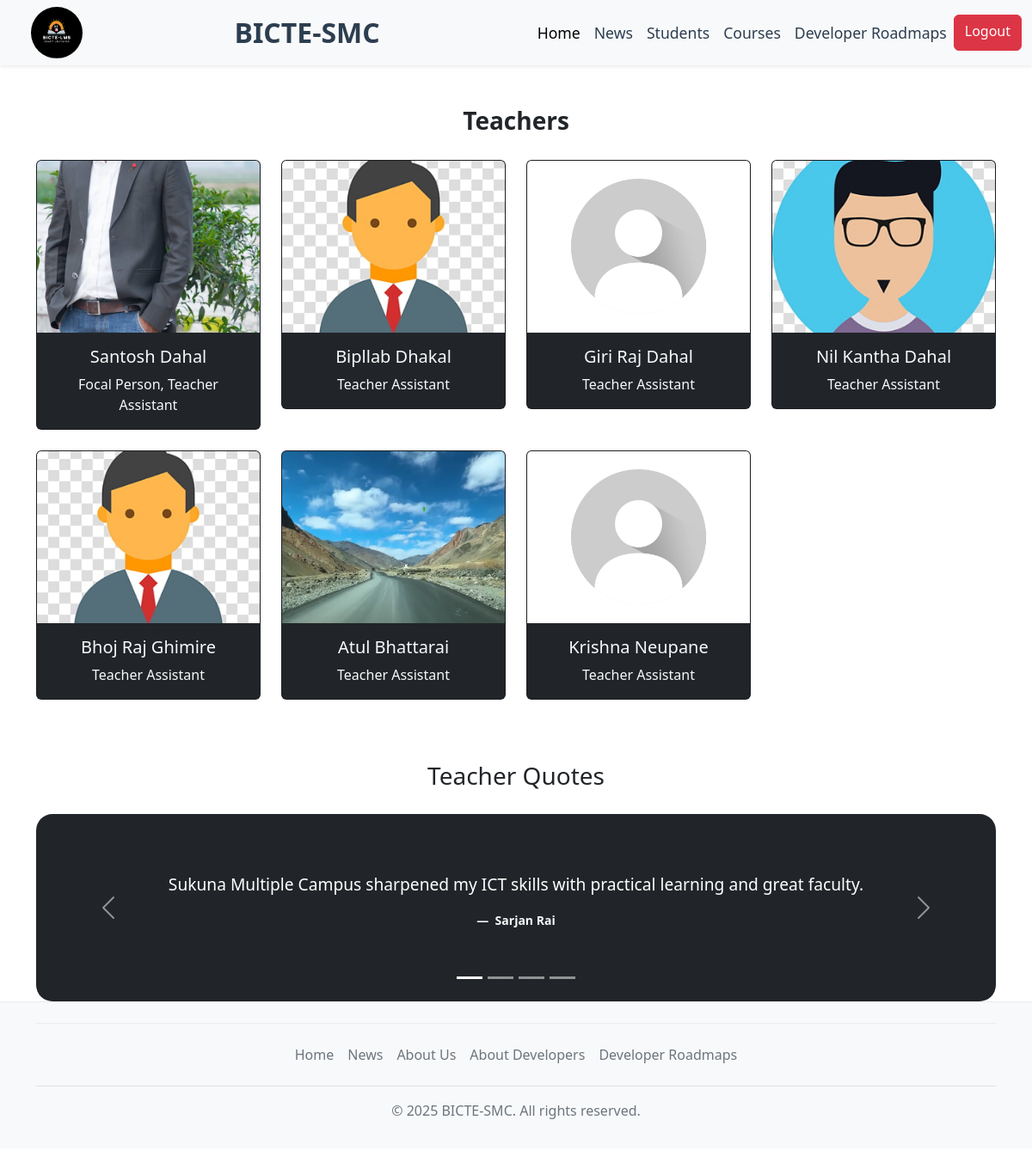
/api/all-teacher-list/ (signed in), run on the app's committed database.
### main/models.py (models this page shows, shortened)
class Teacher(models.Model):
    GENDER_CHOICES = [
        ('male', 'Male'),
        ('female', 'Female'),
        ('other', 'Other'),
    ]
    profile_picture = models.ImageField(upload_to='teacher_pics/', null=True, blank=True, default='images/default_profile_image.jpg')
    t_full_name = models.CharField(max_length=50)
    designation = models.CharField(max_length=100, default='Teacher Assistant')
    t_email = models.EmailField(max_length=100, unique=True)
    t_password = models.CharField(max_length=255)
    t_phone_number = models.CharField(max_length=40)
    t_address = models.CharField(max_length=100)
    hire_date = models.DateField()
    gender = models.CharField(max_length=10,choices=GENDER_CHOICES, verbose_name="Gender",
        default='male')
    class Meta:
        verbose_name = "Teacher"
        verbose_name_plural = "Teachers"

### main/views.py (the view)
# urls.py: path('all-teacher-list/', views.AllTeacherList.as_view(), name='all-teacher-list'),
class AllTeacherList(View):
    @method_decorator(login_required)
    @method_decorator(user_passes_test(is_superuser))
    def get(self, request, *args, **kwargs):
        teachers = Teacher.objects.all()
        return render(request, 'teacher_template/all_teacher_list.html', {'teachers': teachers})

### main/views.py (called while the page is built)
def is_superuser(user):
    return user.is_authenticated and user.is_superuser

### templates/teacher_template/all_teacher_list.html (shortened to what this page needs)
{% extends "base_template/main.html" %} {% load static %} {% block title %} Teacher List - BICTESMC{% endblock %} {% block content %}
<div class="container mt-4">
    <h3 class="pb-1 mb-4 mt-5 text-center fw-bold animate__animated animate__fadeInDown">
        Teachers
    </h3>
    <div class="row md-4">
        {% for teacher in teachers %}
        <div class="col-md-3 mb-4">
            <div class="card teacher-card animate__animated animate__fadeInUp bg-dark">
                <a href="#">
                    <div class="image-container">
                        {% if teacher.profile_picture %}
                        <img src="{{ teacher.profile_picture.url }}" class="card-img-top teacher-image" alt="{{ teacher.t_full_name }}" /> {% else %}
                        <img src="{% static 'images/default_profile_image.jpg' %}" class="card-img-top teacher-image" alt="No Image" /> {% endif %}
                    </div>
                </a>
                <div class="card-body text-light">
                    <h5 class="card-title text-center">
                        <a href="#" class="text-light teacher-name">{{ teacher.t_full_name }}</a
            >
          </h5>
          <p class="card-text text-center">{{ teacher.designation }}</p>
        </div>
      </div>
    </div>
    {% endfor %}
  </div>
  <h3 class="pb-1 mb-4 mt-5 text-center animate__animated animate__fadeInDown">
    Teacher Quotes
  </h3>
  <div
    id="carouselExampleIndicators"
    class="carousel slide student-testimonial bg-dark text-white py-5"
    data-bs-ride="carousel"
  >
    <div class="carousel-indicators">
      <button
        type="button"
        data-bs-target="#carouselExampleIndicators"
        data-bs-slide-to="0"
        class="active"
        aria-current="true"
        aria-label="Slide 1"
      ></button>
      <button
        type="button"
        data-bs-target="#carouselExampleIndicators"
        data-bs-slide-to="1"
        aria-label="Slide 2"
      ></button>
      <button
        type="button"
        data-bs-target="#carouselExampleIndicators"
        data-bs-slide-to="2"
        aria-label="Slide 3"
      ></button>
      <button
        type="button"
        data-bs-target="#carouselExampleIndicators"
        data-bs-slide-to="3"
        aria-label="Slide 4"
      ></button>
    </div>
    <div class="carousel-inner">
      <div class="carousel-item active">
        <figure class="text-center">
          <blockquote class="blockquote">
            <p>
              Sukuna Multiple Campus sharpened my ICT skills with practical
              learning and great faculty.
            </p>
          </blockquote>
          <figcaption class="blockquote-footer text-light fw-bold">
            Sarjan Rai
          </figcaption>
        </figure>
      </div>
    </div>
    <button
      class="carousel-control-prev"
      type="button"
      data-bs-target="#carouselExampleIndicators"
      data-bs-slide="prev"
    >
      <span class="carousel-control-prev-icon" aria-hidden="true"></span>
    </button>
    <button
      class="carousel-control-next"
      type="button"
      data-bs-target="#carouselExampleIndicators"
      data-bs-slide="next"
    >
      <span class="carousel-control-next-icon" aria-hidden="true"></span>
    </button>
  </div>
</div>
<link
  rel="stylesheet"
  href="https://cdnjs.cloudflare.com/ajax/libs/animate.css/4.1.1/animate.min.css"
/>
{% endblock %}

### templates/teacher_template/all_teacher_list.html (style rules this page uses)
.teacher-name { text-decoration: none; }
.animate__animated { animation-duration: 1s; }
.animate__fadeInDown { animation-name: fadeIn; }
.animate__fadeInUp { animation-name: fadeIn; }
.teacher-card { transition: transform 0.3s ease, box-shadow 0.3s ease; }
.teacher-name { transition: color 0.3s ease; }
.student-testimonial { border-radius: 1.2rem; }
.carousel-item { padding: 20px; }
.blockquote { font-size: 1.2rem; }
.blockquote-footer { margin-top: 10px; }
.image-container { width: 100%; height: 200px; overflow: hidden; }
.teacher-image { width: 100%; height: 100%; object-fit: cover; }

### data on the page
Teacher: profile_picture (picture), t_full_name "Santosh Dahal", designation "Focal Person, Teacher Assistant"
Teacher: profile_picture (picture), t_full_name "Bipllab Dhakal", designation "Teacher Assistant"
Teacher: profile_picture (placeholder picture), t_full_name "Giri Raj Dahal", designation "Teacher Assistant"
Teacher: profile_picture (picture), t_full_name "Nil Kantha Dahal", designation "Teacher Assistant"
Teacher: profile_picture (picture), t_full_name "Bhoj Raj Ghimire", designation "Teacher Assistant"
Teacher: profile_picture (picture), t_full_name "Atul Bhattarai", designation "Teacher Assistant"
Teacher: profile_picture (placeholder picture), t_full_name "Krishna Neupane", designation "Teacher Assistant"
